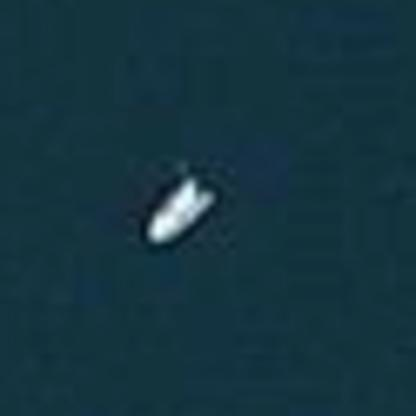
#> input picture model-backend/Data/Fishing vessel/1.jpg, 416 x 416 px, found by its file name
$ jupyter execute --allow-errors research1.ipynb   (older library calls are emulated)
#> lines starting #> are read from the running program, lines starting #| are printed output that depends on the picture
### model-backend/models.py
import cv2
import numpy as np
from datetime import datetime
from sklearn.model_selection import train_test_split
from sklearn.ensemble import ExtraTreesClassifier, VotingClassifier
from sklearn.svm import SVC
from xgboost import XGBClassifier
from sklearn.metrics import accuracy_score, classification_report, confusion_matrix
import pickle


masks = {
  'laplacian1': np.array([[0, 1, 0], [1, -4, 1], [0, 1, 0]]),
  'laplacian2': np.array([[1, 1, 1], [1, -8, 1], [1, 1, 1]]),
  'laplacian3': np.array([[2, -1, 2], [-1, -4, -1], [2, -1, 2]]),
  'laplacian4': np.array([[-1, 2, -1], [2, -4, 2], [-1, 2, -1]]),
  'laplacian5': np.array([[0, -1, 0], [-1, 4, -1], [0, -1, 0]]),
  'laplacian6': np.array([[-1, -1, -1], [-1, 8, -1], [-1, -1, -1]]),
  'soebel1': np.array([[1, 0, -1], [2, 0, -2], [1, 0, -1]]),
  'soebel2': np.array([[1, 2, 1], [0, 0, 0], [-1, -2, -1]]),
}

# [12 lines of commented-out code are left out]


def train_model( X, y, model):
    # Split data into training and testing sets
    X_train, X_test, y_train, y_test = train_test_split(list(X), y, test_size=0.3, random_state=0, stratify=y)
    # Preprocess training data

    # Train model on preprocessed data
    model.fit(X_train, y_train)
    # Preprocess testing data

    # Evaluate model on testing data
    y_pred = model.predict(X_test)
    accuracy = accuracy_score(y_test, y_pred)
    report = classification_report(y_test, y_pred)
    matrix = confusion_matrix(y_test, y_pred)
    return accuracy, report, matrix


from functools import partial

def applyLaplacian(mask, img):
  # Apply laplacian filter to the image
  filteredImg = cv2.filter2D(img, -1, mask)

  # Add the filtered image to the original image to enhance the boundary information
  finalImg = np.uint8(np.clip(img + filteredImg, 0, 255))
  return finalImg

# [7 lines left out: function applySobel, not called in this run]

def model_selector(X, y):
  # Create multiple models
  accuracies = []
  models = []
  for mask_type in masks:
    if mask_type in ['laplacian1', 'laplacian2', 'laplacian3', 'laplacian4', 'laplacian5', 'laplacian6']:
      mask = masks[mask_type]
      applyFilter = partial(applyLaplacian, mask)
    elif mask_type in ['soebel1', 'soebel2']:
      applyFilter = partial(applySobel, mask_type)
    else:
      continue
    print("Calculating for ", mask_type)

    for model_type in ['extra_trees', 'svm', 'xgb']:
      if model_type == 'extra_trees':
        model = ExtraTreesClassifier(n_estimators=100, random_state=0)
        X_filtered = (applyFilter(img) for img in X)
        X_resized = (cv2.resize(img, (128, 128)) for img in X_filtered)
        X_scaled = (img.flatten() for img in X_resized)
        # X_scaled = StandardScaler().fit_transform(X_processed)
        accuracy, report, matrix = train_model(X_scaled, y, model)
        print(f"Model {mask_type} {model_type} trained and gave accuracy {accuracy}")
        accuracies.append(accuracy)
        models.append(model)
      elif model_type == 'svm':
        model = SVC(kernel='linear', C=1.0, random_state=0)
        X_filtered = (applyFilter(img) for img in X)
        X_resized = (cv2.resize(img, (128, 128)) for img in X_filtered)
        X_scaled = (img.flatten() for img in X_resized)
        # X_scaled = StandardScaler().fit_transform(X_processed)
        accuracy, report, matrix = train_model(X_scaled, y, model)
        print(f"Model {mask_type} {model_type} trained and gave accuracy {accuracy}")
        accuracies.append(accuracy)
        models.append(model)
      elif model_type == 'xgb':
        model = XGBClassifier(random_state=0)
        X_filtered = (applyFilter(img) for img in X)
        X_resized = (cv2.resize(img, (128, 128)) for img in X_filtered)
        X_scaled = (img.flatten() for img in X_resized)
        # X_scaled = StandardScaler().fit_transform(X_processed)
        accuracy, report, matrix = train_model(X_scaled, y, model)
        print(f"Model {mask_type} {model_type} trained and gave accuracy {accuracy}")
        accuracies.append(accuracy)
        models.append(model)


  # Choose top 5 models based on accuracy
  print("Choosing top 5 models based on accuracy")
  top_models = [model for _, model in sorted(zip(accuracies, models), reverse=True)[:5]]
  voting_clf = VotingClassifier([(str(i), model) for i, model in enumerate(top_models)], voting='hard')

  X_resized = (cv2.resize(img, (128, 128)) for img in X)
  X_scaled = (img.flatten() for img in X_resized)


  accuracy, report, matrix = train_model(X_scaled, y, voting_clf)
  # Save model to file
  filename = f'model_{accuracy:.2f}_{datetime.now().strftime("%Y-%m-%d")}.pkl'
  with open(filename, 'wb') as f:
    pickle.dump(voting_clf, f)
  # Write log file
  with open('log.txt', 'a') as f:
    f.write(f'{filename}\nAccuracy: {accuracy:.2f}\nClassification Report:\n{report}\nConfusion Matrix:\n{matrix}\n\n')
  return voting_clf


# [20 lines left out: function predict_image_class, not called in this run]

'''Extra Code
# [42 lines of commented-out code are left out]

class ImageClassifier(Mask):
  def __init__(self, model_type='extra_trees', mask_type='laplacian1', mask_size=3):
    super().__init__(mask_type, mask_size)
    self.scaler = StandardScaler()
    self.mask_type = mask_type
    self.mask_size = mask_size
    if model_type == 'extra_trees':
      self.model = ExtraTreesClassifier(n_estimators=100, random_state=0)
    elif model_type == 'svm':
      self.model = SVC(kernel='linear', C=1.0, random_state=0)
    elif model_type == 'xgb':
      self.model = XGBClassifier(random_state=0)
    else:
      raise ValueError('Invalid model type')

  def preprocess_images(self, X):
    # Convert images to grayscale
    X = [cv2.cvtColor(img, cv2.COLOR_BGR2GRAY) for img in X]
    # Apply Laplacian filter
    X = [self.applyLaplacian(self.mask, img) for img in X]
    # Resize images to 224x224
    X = [cv2.resize(img, (224, 224)) for img in X]
    # Flatten images
    X = [img.flatten() for img in X]
    # Scale pixel values to have zero mean and unit variance
    X = self.scaler.fit_transform(X)
    return X

  def train_model(self, X, y):
    # Split data into training and testing sets
    X_train, X_test, y_train, y_test = train_test_split(X, y, test_size=0.3, random_state=0, stratify=y)
    # Preprocess training data
    X_train = self.preprocess_images(X_train)
    # Train model on preprocessed data
    self.model.fit(X_train, y_train)
    # Preprocess testing data
    X_test = self.preprocess_images(X_test)
    # Evaluate model on testing data
    y_pred = self.model.predict(X_test)
    accuracy = accuracy_score(y_test, y_pred)
    report = classification_report(y_test, y_pred)
    matrix = confusion_matrix(y_test, y_pred)
    return accuracy, report, matrix
'''

### model-backend/research1.ipynb
[cell 1]
import numpy as np
import pandas as pd
import matplotlib.pyplot as plt
import seaborn as sns

## As the worst image quality is in Fishing vessels folder, we will use that folder to train the model

[cell 2]
# as the worst image quality is in Fishing vessels folder, we will use that folder to train the model
path = 'Data'
import os

images = os.listdir(path)
for i in images:

  print(i)

# To view some images

[cell 3]
# view some images
# plt.imshow(cv2.imread('Fishing vessel\\d0003_png.rf.2f66e0edf6ca47fe60072754e297c801.jpg'), cmap='gray')

import cv2
import matplotlib.pyplot as plt

fig, axs = plt.subplots(2, 5, figsize=(15, 6))
axs = axs.flatten()

#> (the rest of this cell did not finish here and is left out)

# Applied Laplacian filter to the image
- ## Laplacian filter is a second derivative edge detection filter
- ## It is used to find edges in an image
- ## It is very sensitive to noise
- ## It is used to sharpen an image
- ## It is used to detect edges in an image
- ## It is used to enhance edges in an image

# 0 1 0
# 1 -4 1
# 0 1 0

[cell 4]
# apply laplacian mask to image, to get boundary details
# https://www.youtube.com/watch?v=ZmYPzESC5YY

# 0 1 0
# 1 -4 1
# 0 1 0

import cv2
import numpy as np
from matplotlib import pyplot as plt

img = cv2.imread('Data\\Fishing vessel\\0Fishing vessel.jpg', 0)
#> (the rest of this cell did not finish here and is left out)

# Apply laplacian with diagonal neighbors

# 1  1  1
# 1 -8  1
# 1  1  1


[cell 5]
import cv2
import numpy as np
import matplotlib.pyplot as plt

def applyLaplacian(laplacianMask, img):
  # Apply laplacian filter to the image
  filteredImg = cv2.filter2D(img, -1, laplacianMask)

  # Add the filtered image to the original image to enhance the boundary information
  finalImg = np.uint8(np.clip(img + filteredImg, 0, 255))

  return finalImg

def applySobel(sobelMask, img):
  # Apply sobel filter to the image
  filteredImg = cv2.filter2D(img, -1, sobelMask)

  # Add the filtered image to the original image to enhance the boundary information
  finalImg = np.uint8(np.clip(img + filteredImg, 0, 255))

  return finalImg

# Load the image
img = cv2.imread('model-backend/Data/Fishing vessel/1Fishing vessel.jpg',0)

laplacianMask = np.array([[0, 1, 0], [1, -4, 1], [0, 1, 0]])
#> (the rest of this cell did not finish here and is left out)

# Now try histogram equalization
# https://docs.opencv.org/3.1.0/d5/daf/tutorial_py_histogram_equalization.html

[cell 6]
def hist_equalization(img):
    img = cv2.cvtColor(img, cv2.COLOR_BGR2GRAY)
    img = cv2.equalizeHist(img)
    return img
# Load the image
img = cv2.imread(r'C:\Users\Owner\Documents\GitHub\Low-Resolution\model-backend\Data\Fishing vessel\1.jpg',0)
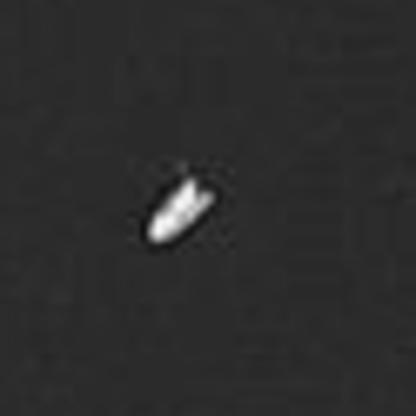
#> img: shape (416, 416); min 16, max 248, mean 44.8

# Apply the histogram equalization method
equ = cv2.equalizeHist(img)
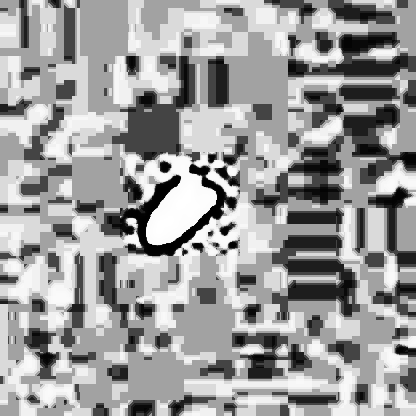
#> equ: shape (416, 416); min 0, max 255, mean 155.9

plt.figure(figsize=(10,10))
plt.subplot(121),plt.imshow(img, cmap='gray'),plt.title('Original')
plt.subplot(122),plt.imshow(equ, cmap='gray'),plt.title('Equalized')
plt.show()
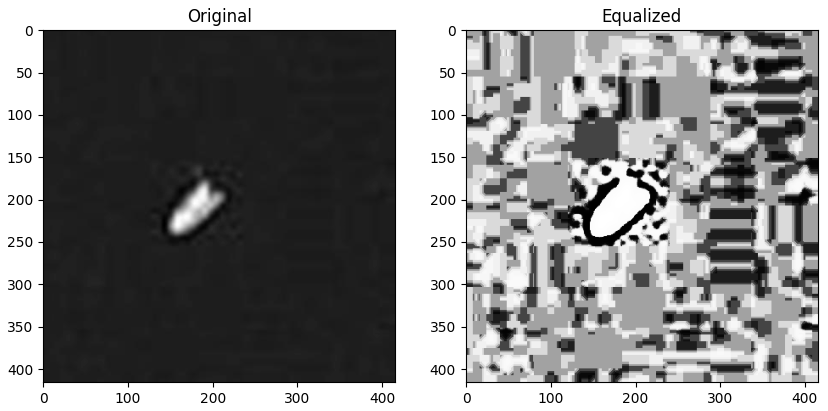
#> figure drawn by matplotlib, 2 panels

[cell 7]
# rename images in folders to 1.jpg, 2.jpg, 3.jpg, etc.
import os
folders = os.listdir('Data')
for folder in folders:
    print(folder)
    images = os.listdir('Data/'+folder)
    for i in range(len(images)):
        os.rename('Data/'+folder+'/'+images[i], 'Data/'+folder+'/'+str(i)+folder+'.jpg')

[cell 8]
# train Xtratrees model
import cv2
import pandas as pd
import numpy as np
import matplotlib.pyplot as plt

from sklearn.model_selection import train_test_split
from sklearn.ensemble import ExtraTreesClassifier

from sklearn.metrics import accuracy_score
from sklearn.metrics import confusion_matrix

from sklearn.model_selection import GridSearchCV

from sklearn.metrics import classification_report
from sklearn.metrics import roc_auc_score
from sklearn.metrics import roc_curve, auc

img = []
classes = []

for i in os.listdir('Data'):
  # if i is a folder
  if os.path.isdir('Data/'+i):
    for j in os.listdir('Data/'+i):
        temp = cv2.imread('Data/'+i+'/'+j)
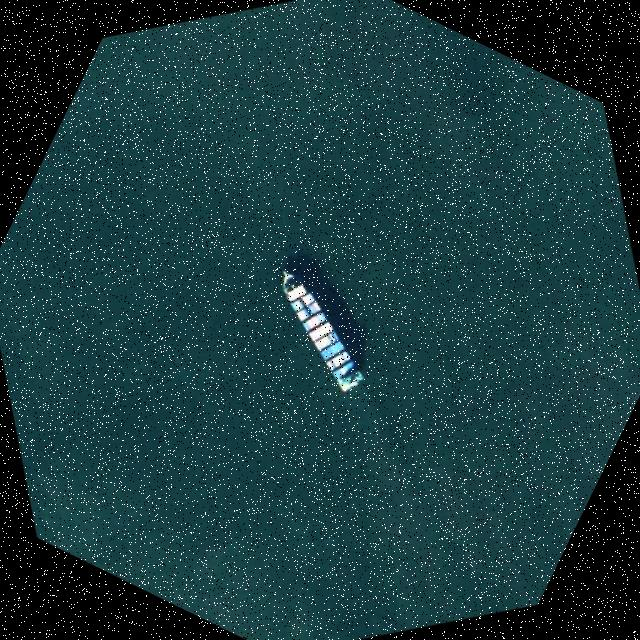
#> input picture model-backend/Data/Container/106Container.jpg, 640 x 640 px
#> temp is the input picture: shape (640, 640, 3); mean B, G, R 60.9, 57.5, 25.8
        #convert to gray scale
        temp = cv2.cvtColor(temp, cv2.COLOR_BGR2GRAY)
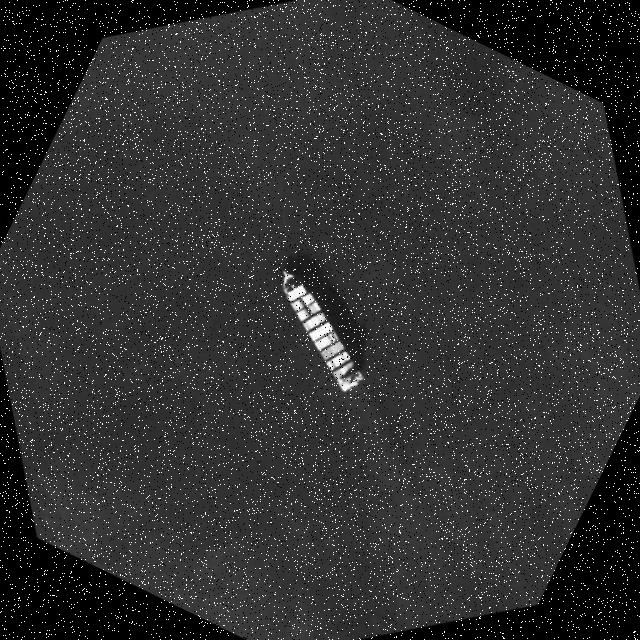
#> temp: shape (640, 640); min 0, max 255, mean 48.4
        temp = cv2.resize(temp, (224,224))
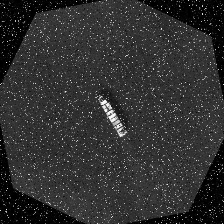
#> temp: shape (224, 224); min 0, max 253, mean 48.3
        # flatten the image
        temp = temp.flatten()
        img.append(temp)
        classes.append(i)

img = np.array(img)
classes = np.array(classes)

#> (a cell that did not finish here is left out)

[cell 10]
model = ExtraTreesClassifier(n_estimators=100)
#> (the rest of this cell did not finish here and is left out)

#> (a cell that did not finish here is left out)

Dump the model using pkl

[cell 12]
import pickle
pickle.dump(model, open('model.pkl','wb'))

[cell 13]
# now train model 2 after applying digital filter to the data
img = []
classes = []

for i in os.listdir('Data'):
    for j in os.listdir('Data/'+i):
        temp = cv2.imread('Data/'+i+'/'+j)
        #convert to gray scale
        temp = cv2.cvtColor(temp, cv2.COLOR_BGR2GRAY)
        # apply digital filter
        temp = applyLaplacian(laplacianMask, temp)
#> in applyLaplacian (call 2), `filteredImg = cv2.filter2D(img, -1, laplacianMask)`:
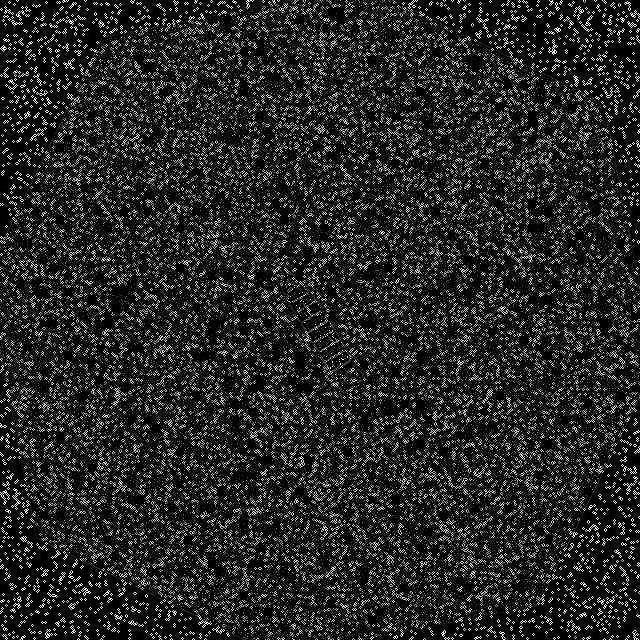
#> filteredImg: shape (640, 640); min 0, max 255, mean 41.1
#> in applyLaplacian (call 2), `finalImg = np.uint8(np.clip(img + filteredImg, 0, 255))`:
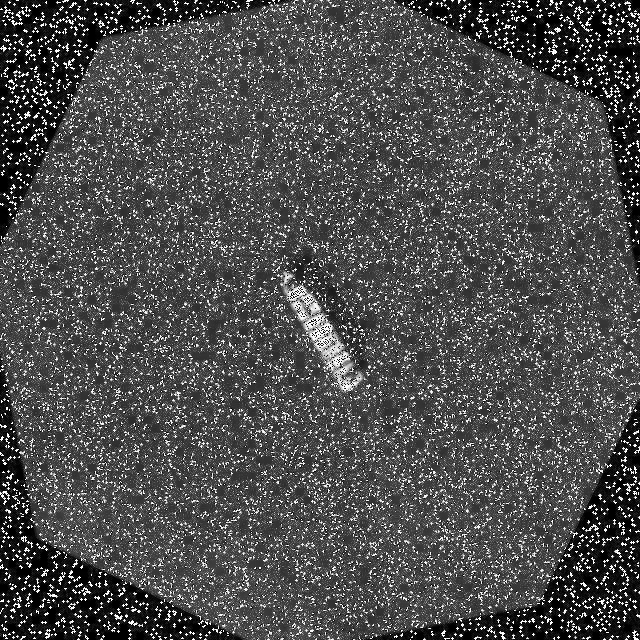
#> finalImg: shape (640, 640); min 0, max 255, mean 77.7
        temp = cv2.resize(temp, (224,224))
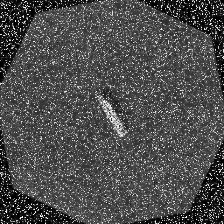
#> temp: shape (224, 224); min 0, max 255, mean 77.4
        # flatten the image
        temp = temp.flatten()
        img.append(temp)
        classes.append(i)

img_laplacian = np.array(img)
classes = np.array(classes)
